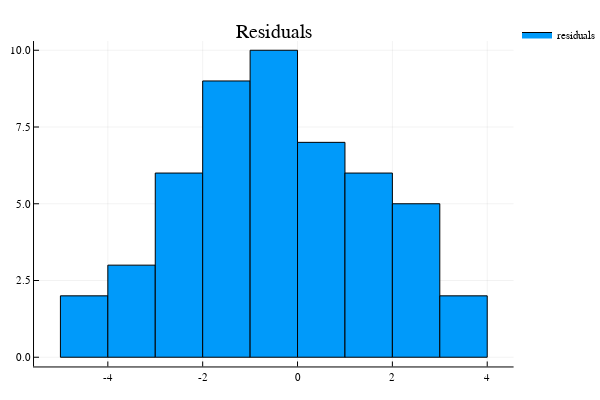

Write notebook code for a chart like this one.
### Markdown cell above
We can create a histogram of all the resiudals.

### Code cell
histogram(res, bins = 10, title = "Residuals", label = "residuals")

### Figure 1 — Plotly figure (JSON) as saved in the notebook; plotly's stock layout.template omitted (floating-point values rounded to 4 significant figures)
{"data": [{"fill": "tozeroy", "fillcolor": "rgba(0, 154, 250, 1.000)", "hoverinfo": "none", "legendgroup": "residuals", "line": {"color": "rgba(0, 0, 0, 1.000)", "dash": "solid", "width": 1}, "mode": "lines", "name": "residuals", "showlegend": true, "type": "scatter", "x": [-5, -5, -4, -4, -5, -5], "xaxis": "x1", "y": [2, 0, 0, 2, 2, 2], "yaxis": "y1"}, {"fill": "tozeroy", "fillcolor": "rgba(0, 154, 250, 1.000)", "hoverinfo": "none", "legendgroup": "residuals", "line": {"color": "rgba(0, 0, 0, 1.000)", "dash": "solid", "width": 1}, "mode": "lines", "name": "residuals", "showlegend": false, "type": "scatter", "x": [-4, -4, -3, -3, -4, -4], "xaxis": "x1", "y": [3, 0, 0, 3, 3, 3], "yaxis": "y1"}, {"fill": "tozeroy", "fillcolor": "rgba(0, 154, 250, 1.000)", "hoverinfo": "none", "legendgroup": "residuals", "line": {"color": "rgba(0, 0, 0, 1.000)", "dash": "solid", "width": 1}, "mode": "lines", "name": "residuals", "showlegend": false, "type": "scatter", "x": [-3, -3, -2, -2, -3, -3], "xaxis": "x1", "y": [6, 0, 0, 6, 6, 6], "yaxis": "y1"}, {"fill": "tozeroy", "fillcolor": "rgba(0, 154, 250, 1.000)", "hoverinfo": "none", "legendgroup": "residuals", "line": {"color": "rgba(0, 0, 0, 1.000)", "dash": "solid", "width": 1}, "mode": "lines", "name": "residuals", "showlegend": false, "type": "scatter", "x": [-2, -2, -1, -1, -2, -2], "xaxis": "x1", "y": [9, 0, 0, 9, 9, 9], "yaxis": "y1"}, {"fill": "tozeroy", "fillcolor": "rgba(0, 154, 250, 1.000)", "hoverinfo": "none", "legendgroup": "residuals", "line": {"color": "rgba(0, 0, 0, 1.000)", "dash": "solid", "width": 1}, "mode": "lines", "name": "residuals", "showlegend": false, "type": "scatter", "x": [-1, -1, 0, 0, -1, -1], "xaxis": "x1", "y": [10, 0, 0, 10, 10, 10], "yaxis": "y1"}, {"fill": "tozeroy", "fillcolor": "rgba(0, 154, 250, 1.000)", "hoverinfo": "none", "legendgroup": "residuals", "line": {"color": "rgba(0, 0, 0, 1.000)", "dash": "solid", "width": 1}, "mode": "lines", "name": "residuals", "showlegend": false, "type": "scatter", "x": [0, 0, 1, 1, 0, 0], "xaxis": "x1", "y": [7, 0, 0, 7, 7, 7], "yaxis": "y1"}, {"fill": "tozeroy", "fillcolor": "rgba(0, 154, 250, 1.000)", "hoverinfo": "none", "legendgroup": "residuals", "line": {"color": "rgba(0, 0, 0, 1.000)", "dash": "solid", "width": 1}, "mode": "lines", "name": "residuals", "showlegend": false, "type": "scatter", "x": [1, 1, 2, 2, 1, 1], "xaxis": "x1", "y": [6, 0, 0, 6, 6, 6], "yaxis": "y1"}, {"fill": "tozeroy", "fillcolor": "rgba(0, 154, 250, 1.000)", "hoverinfo": "none", "legendgroup": "residuals", "line": {"color": "rgba(0, 0, 0, 1.000)", "dash": "solid", "width": 1}, "mode": "lines", "name": "residuals", "showlegend": false, "type": "scatter", "x": [2, 2, 3, 3, 2, 2], "xaxis": "x1", "y": [5, 0, 0, 5, 5, 5], "yaxis": "y1"}, {"fill": "tozeroy", "fillcolor": "rgba(0, 154, 250, 1.000)", "hoverinfo": "none", "legendgroup": "residuals", "line": {"color": "rgba(0, 0, 0, 1.000)", "dash": "solid", "width": 1}, "mode": "lines", "name": "residuals", "showlegend": false, "type": "scatter", "x": [3, 3, 4, 4, 3, 3], "xaxis": "x1", "y": [2, 0, 0, 2, 2, 2], "yaxis": "y1"}], "layout": {"annotations": [{"font": {"color": "rgba(0, 0, 0, 1.000)", "family": "sans-serif", "size": 20}, "rotation": 0, "showarrow": false, "text": "Residuals", "x": 0.5296, "xanchor": "center", "xref": "paper", "y": 1, "yanchor": "top", "yref": "paper"}], "height": 400, "legend": {"bgcolor": "rgba(255, 255, 255, 1.000)", "bordercolor": "rgba(0, 0, 0, 1.000)", "font": {"color": "rgba(0, 0, 0, 1.000)", "family": "sans-serif", "size": 11}, "tracegroupgap": 0, "x": 1, "y": 1}, "margin": {"b": 20, "l": 0, "r": 0, "t": 20}, "paper_bgcolor": "rgba(255, 255, 255, 1.000)", "plot_bgcolor": "rgba(255, 255, 255, 1.000)", "showlegend": true, "width": 600, "xaxis": {"anchor": "y1", "domain": [0.06582, 0.9934], "gridcolor": "rgba(0, 0, 0, 0.100)", "gridwidth": 0.5, "linecolor": "rgba(0, 0, 0, 1.000)", "mirror": false, "range": [-5.556, 4.556], "showgrid": true, "showline": true, "showticklabels": true, "tickangle": 0, "tickcolor": "rgb(0, 0, 0)", "tickfont": {"color": "rgba(0, 0, 0, 1.000)", "family": "sans-serif", "size": 11}, "tickmode": "array", "ticks": "inside", "ticktext": ["-4", "-2", "0", "2", "4"], "tickvals": [-4, -2, 0, 2, 4], "title": "", "titlefont": {"color": "rgba(0, 0, 0, 1.000)", "family": "sans-serif", "size": 15}, "type": "-", "visible": true, "zeroline": false, "zerolinecolor": "rgba(0, 0, 0, 1.000)"}, "yaxis": {"anchor": "x1", "domain": [0.03762, 0.9415], "gridcolor": "rgba(0, 0, 0, 0.100)", "gridwidth": 0.5, "linecolor": "rgba(0, 0, 0, 1.000)", "mirror": false, "range": [-0.3, 10.3], "showgrid": true, "showline": true, "showticklabels": true, "tickangle": 0, "tickcolor": "rgb(0, 0, 0)", "tickfont": {"color": "rgba(0, 0, 0, 1.000)", "family": "sans-serif", "size": 11}, "tickmode": "array", "ticks": "inside", "ticktext": ["0.0", "2.5", "5.0", "7.5", "10.0"], "tickvals": [0, 2.5, 5, 7.5, 10], "title": "", "titlefont": {"color": "rgba(0, 0, 0, 1.000)", "family": "sans-serif", "size": 15}, "type": "-", "visible": true, "zeroline": false, "zerolinecolor": "rgba(0, 0, 0, 1.000)"}}}
